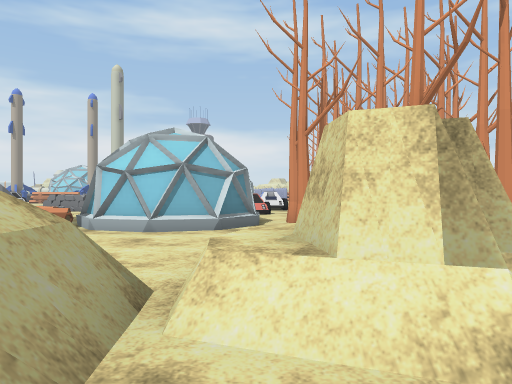
View 1 (above)

24 first-person views from a walk through a 3-D level made in the Unity game engine. The camera is 1.3 m above the floor, looks level and sees 70° across. The floor is counted in squares, 2 m on a side. Each view is taken from the middle of a square. On the plan, view 1 faces up. The plan holds only what a view shows up to about 11 squares ahead; the rest is blank. The place goes on beyond the plan. The player character is not drawn. Some surface patterns are stand-ins.

View 2
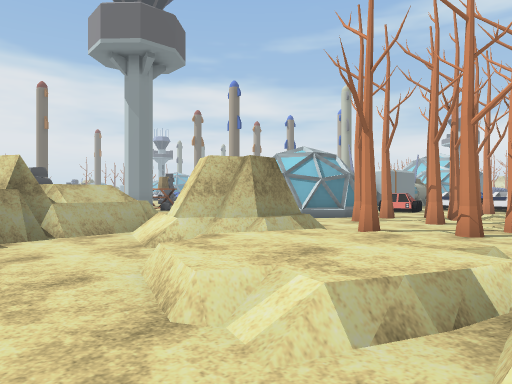

View 3
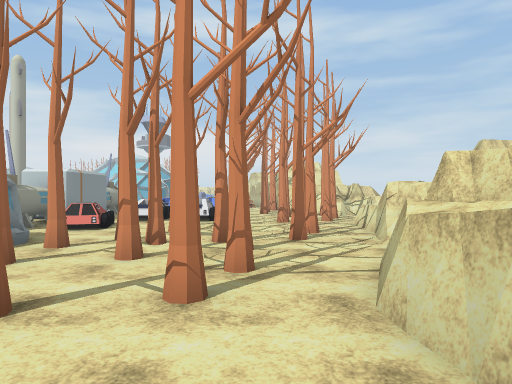

View 4
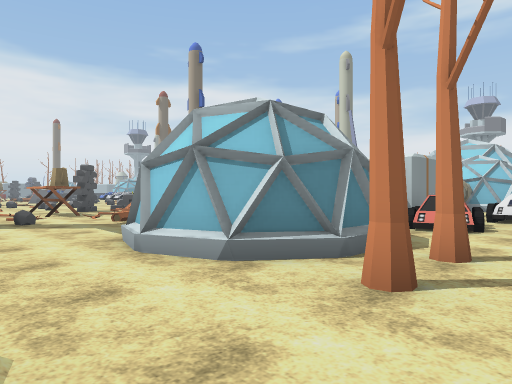

View 5
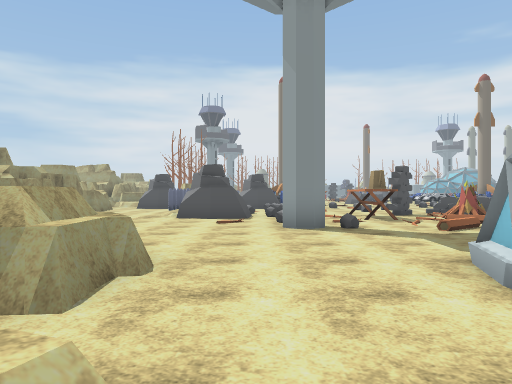

View 6
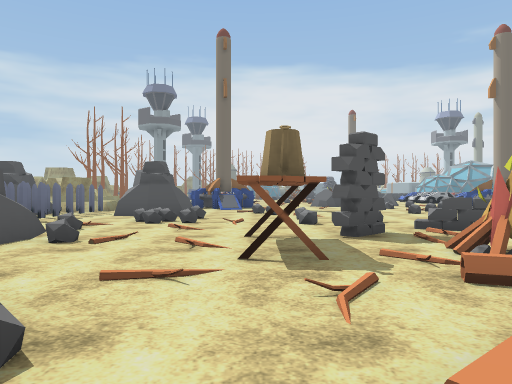

View 7
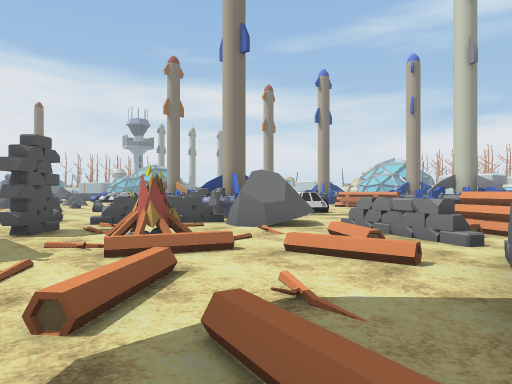

View 8
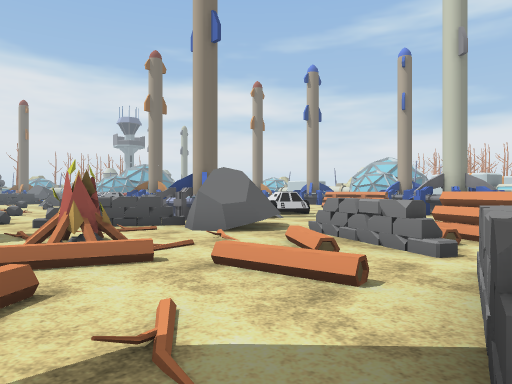

View 9
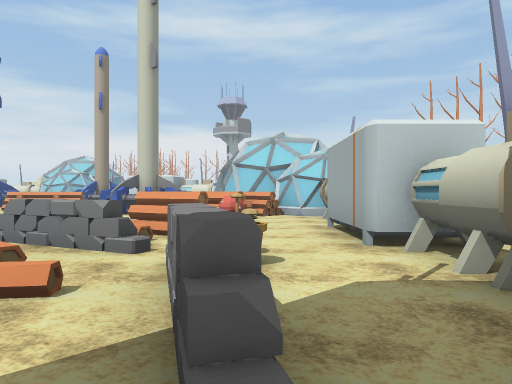

View 10
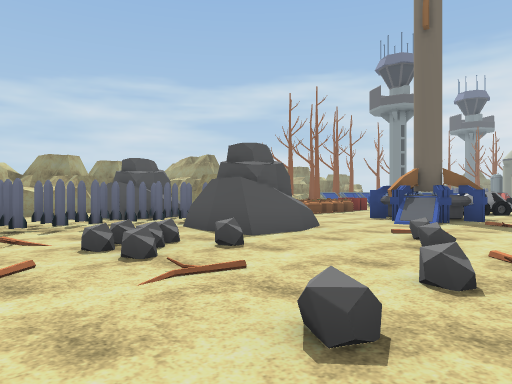

View 11
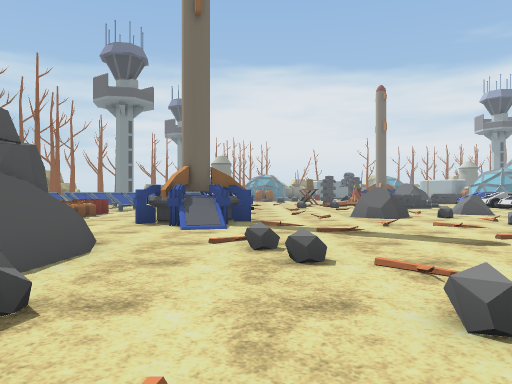

View 12
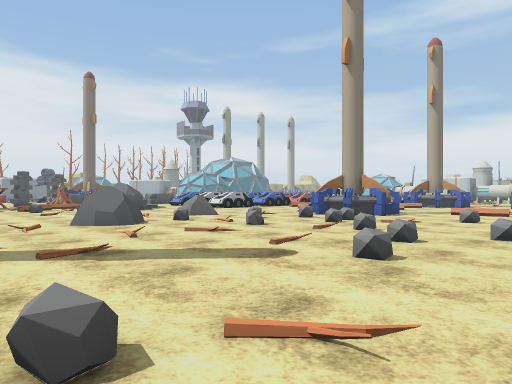

View 13
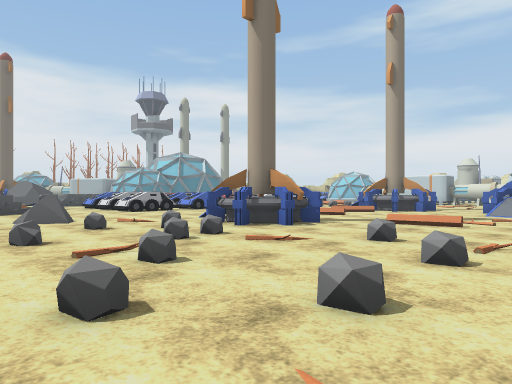

View 14
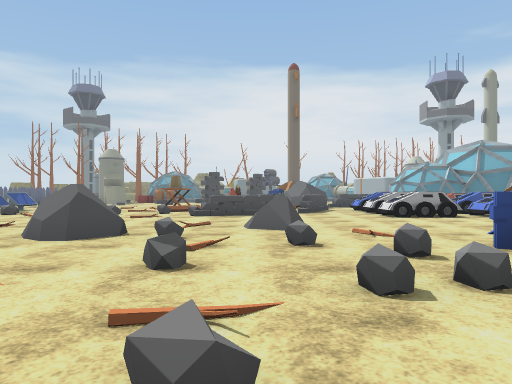

View 15
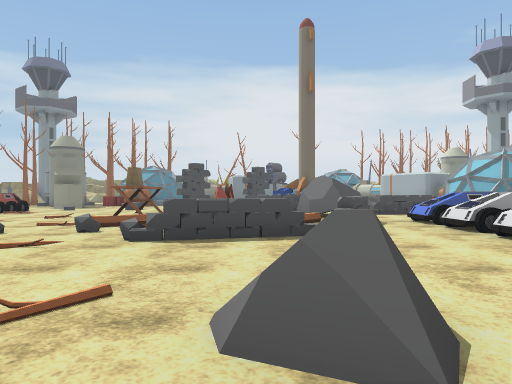

View 16
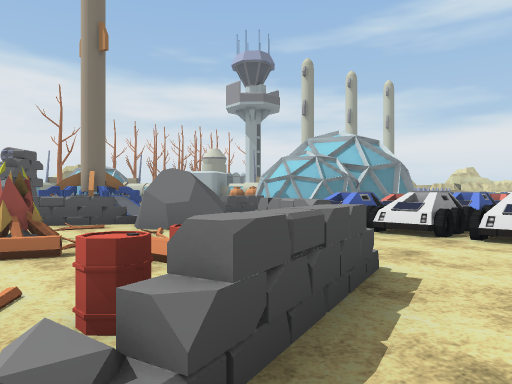

View 17
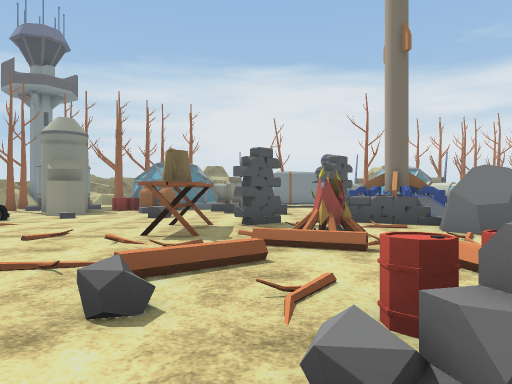

View 18
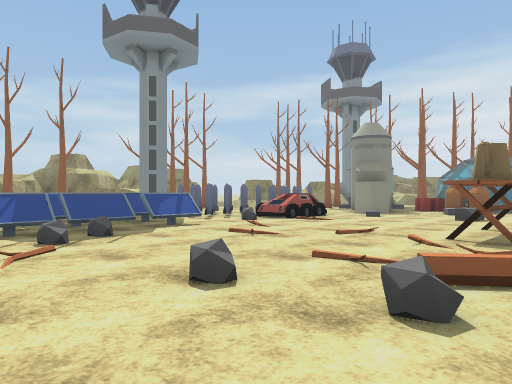

View 19
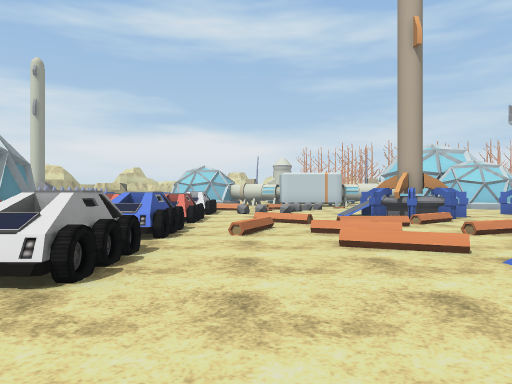

View 20
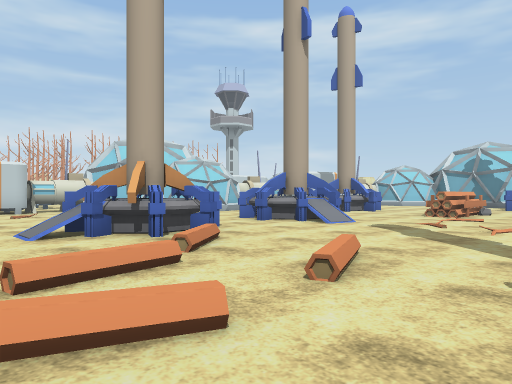

View 21
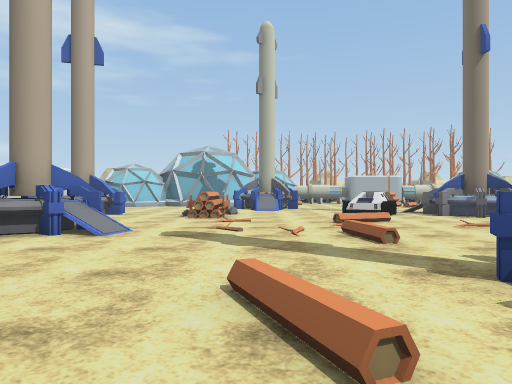

View 22
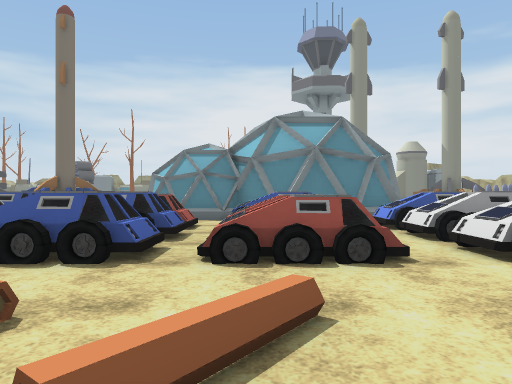

View 23
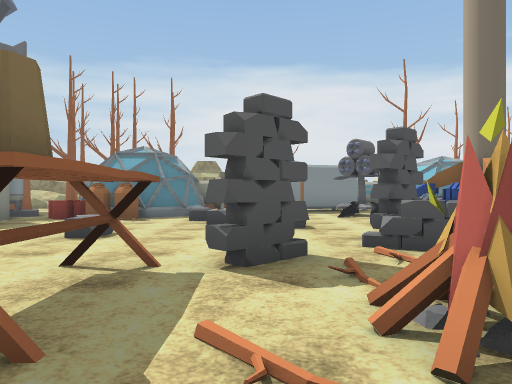

View 24
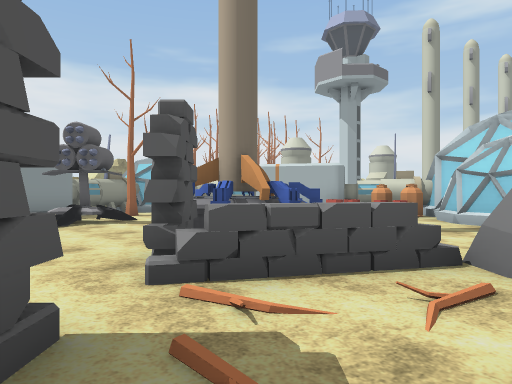

### Floor plan
Key: @ floor where view 1 was taken; # wall or solid block; . main floor; : floor 0.5 m higher than the main floor; + floor 0.75 m higher than the main floor; / step, stairs or slope; = window, fence, low wall or low ledge; ^ raised ledge; T truck; R tree; W tower; A table; C rock; B bonfire; K rocket; P pot; E kettle; L barrel; U building; O other object.
Columns run from 39 left of view 1 to 7 right of it. Each row starts with its distance up from view 1.
 25         # TTTT.OO..KO .OK  KKK
 24         ##......../KK.KKK  .O
 23         ##TTTT.....KO..OK....
 22  OOOO#  #.TTTT.O...O.......O
 21   OOO## #..TTT...O.......OOOO   O
 20   OOOO# O TTTT.OO..O...O.....   KK     O
 19      .OO  TTTT.........O..... OKK  O## O
 18       .^  TTTT...O.KO.O.OO...      OO#OO
 17       .=..TTTT.... KK......TT      ..O
 16    KO ..C..........KO..CO...T..    ..O
 15 .. KKK.CCC^^......OCC.O.C..#=..   O..O TTOO
 14 O..KO.=.COO.....C.C..C.....KK... O#.. OTTOO
 13 O.....=O.O.O.^..CC...OC.C. ## CC=O... O:  O ##
 12  ..O..OOBBO.L=..O.COC..C.O  #CC.O^.P.O#+.ROO #
 11      ....O..OC...C..O.O...  ^O.O..=P.OTT.R RR #
 10   .O...AE.OOC.O..CC.O..C..O.#.BO.O.^.O T.R  R #
  9 O...O....O.OC.....O..O.......O.O..O/  OO#R  R=#
  8 #O.......O......O.......OC.C....OOO.   ORRRR =
  7 #OL.......O..O..T..OO.OCC.O..AA.....###ORR.R #
  6 OL.UU..O.O...C  T KK/....CC.O..O.C...O.....R##
  5 U##U..T:O...C.    KK...CCCC..O.OWW.......RR.^^
  4    .. TTO.....   .....CCC.COCC.O.......//...^#
  3        OO....    ....  CC...C C.....=///##//
  2        OO              OOOO. CC.... ###/##::
  1                       #COOO  ....    ##.//:/
  0                       CCC            ##@..//
 -1                         C                ....

Positions as (right, up) in squares from view 1, and headings:
1: (0, 0), facing up
2: (5, -1), facing up-left
3: (4, 2), facing up
4: (2, 4), facing up-left
5: (1, 4), facing left
6: (-5, 7), facing left
7: (-4, 7), facing up-left
8: (-4, 8), facing up-left
9: (-4, 8), facing up
10: (-11, 9), facing down-left
11: (-12, 7), facing left
12: (-14, 7), facing up-left
13: (-14, 11), facing up-left
14: (-16, 13), facing left
15: (-21, 13), facing left
16: (-25, 11), facing up-left
17: (-25, 11), facing left
18: (-25, 11), facing down-left
19: (-24, 14), facing up
20: (-23, 18), facing up-right
21: (-22, 20), facing right
22: (-22, 22), facing left
23: (-29, 11), facing left
24: (-31, 11), facing up-left
